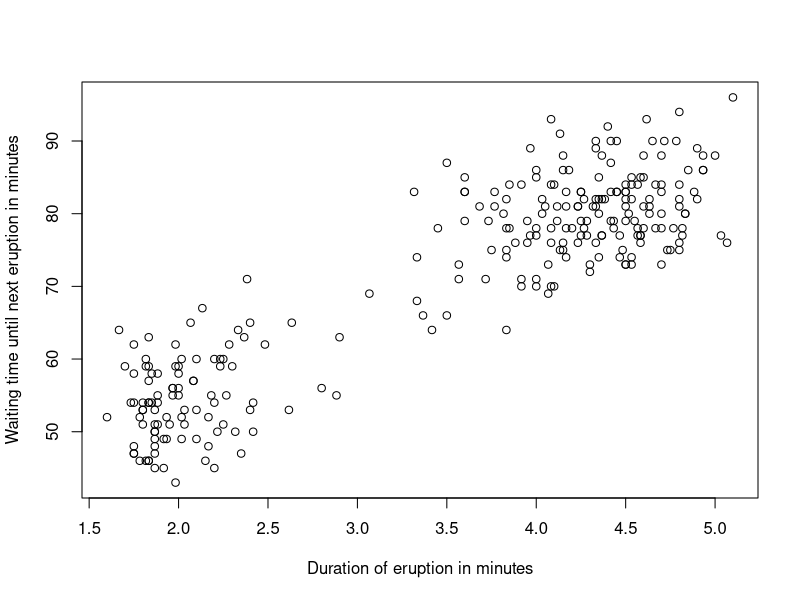
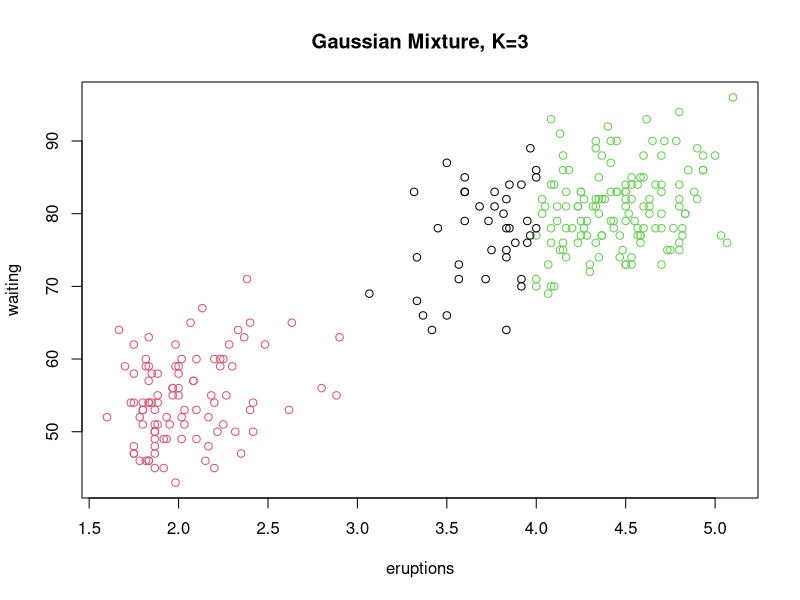
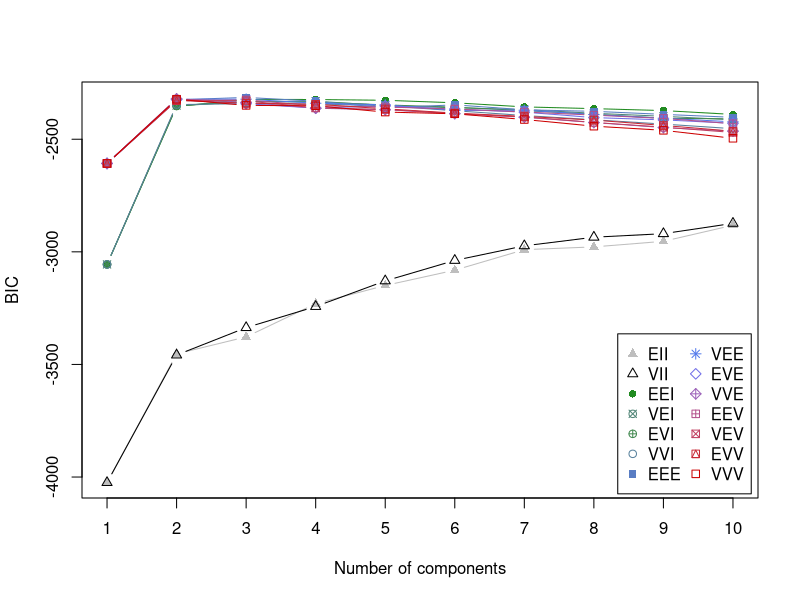
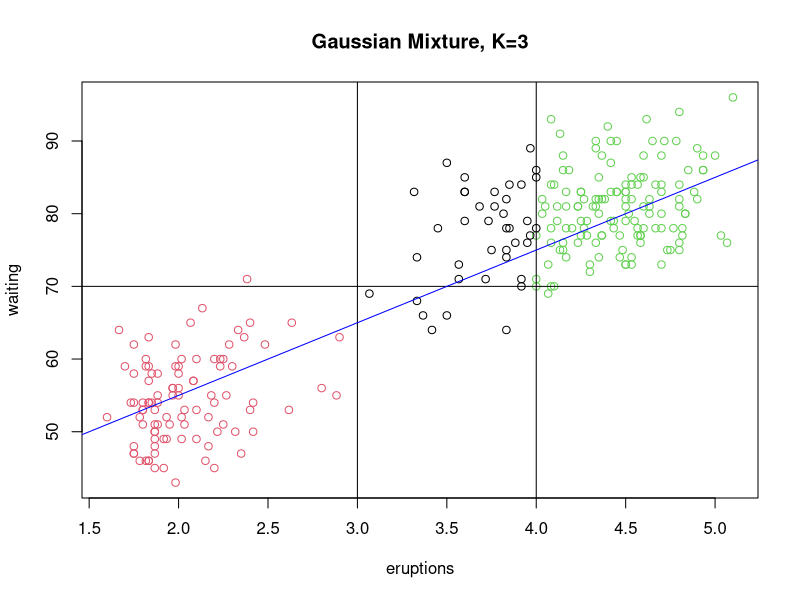

R code for these plots, in order:
## ---- chunk 1
knitr::opts_chunk$set(echo = TRUE)
knitr::opts_chunk$set(fig.width=6, fig.height=3.75)
## ---- chunk 2
head(faithful, 2)
length(t(faithful))/2
plot(faithful$eruptions, faithful$waiting, 
     xlab = "Duration of eruption in minutes", 
     ylab = "Waiting time until next eruption in minutes")
## ---- chunk 3
library("mclust")
gmm.opt <- Mclust(faithful, G=1:10, verbose=FALSE)
gmm.opt$G
gmm2 <- Mclust(faithful, G=2, verbose=FALSE)
table(gmm.opt$classification)
table(gmm2$classification)
## ---- chunk 4
plot(faithful, col=gmm.opt$classification, main="Gaussian Mixture, K=3")
## ---- chunk 5
plot(gmm.opt, what="BIC")
## ---- chunk 6
plot(faithful, col=gmm.opt$classification, main="Gaussian Mixture, K=3")
abline(v=3)
abline(v=4)
abline(h=70)
abline(a=35, b=10, col="blue")
